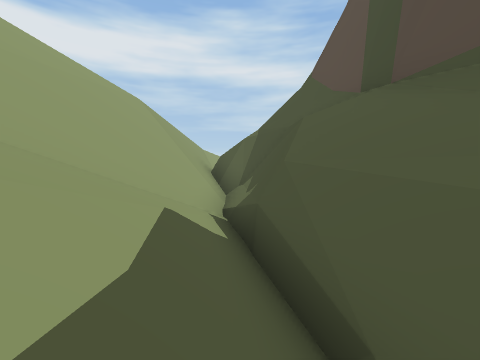
View 1 (above)

18 first-person views from a walk through a Unity game level. The camera is 1.5 m above the floor, looks level and sees 85° across. The floor is counted in squares, 2 m on a side. Each view is taken from the middle of a square. On the plan, view 1 faces up. The plan holds only what a view shows up to about 9 squares ahead; the rest is blank. The place goes on beyond the plan. Some surface patterns are stand-ins.

View 2
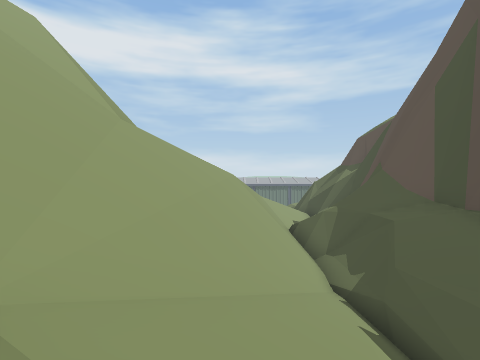

View 3
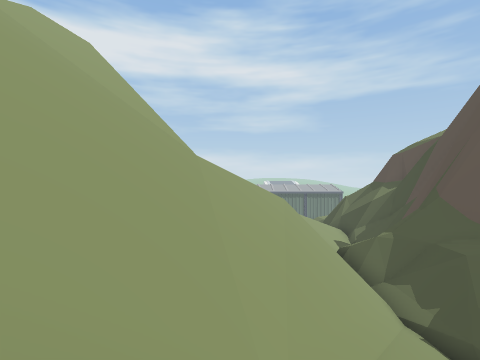

View 4
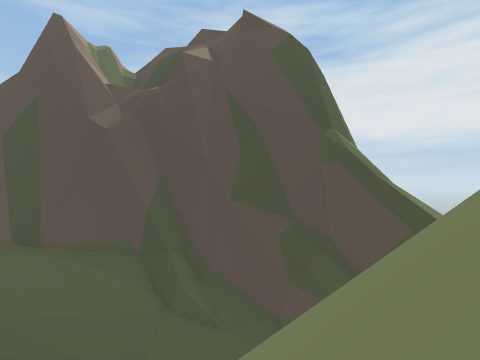

View 5
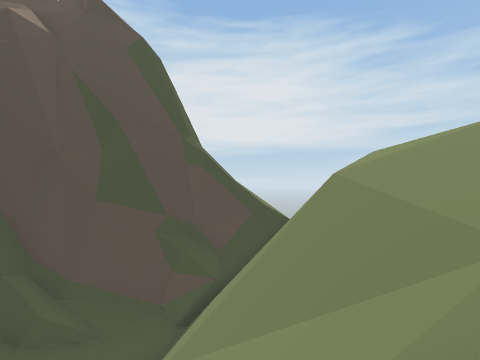

View 6
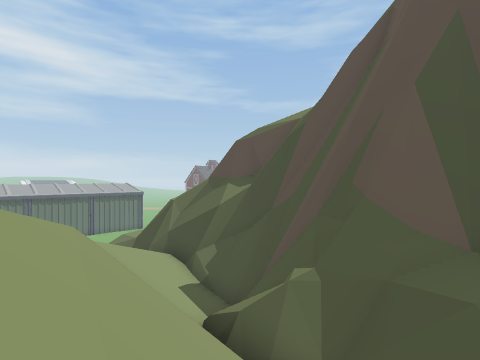

View 7
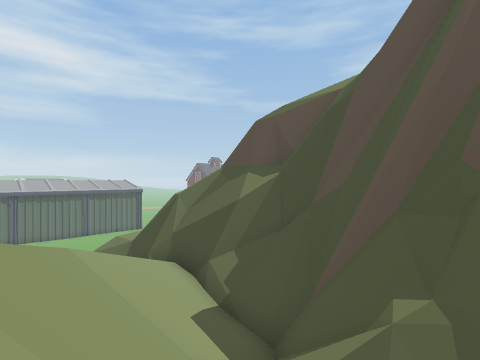

View 8
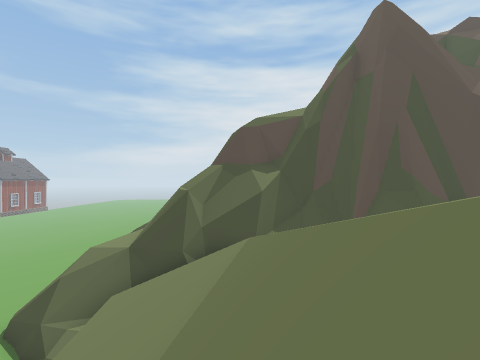

View 9
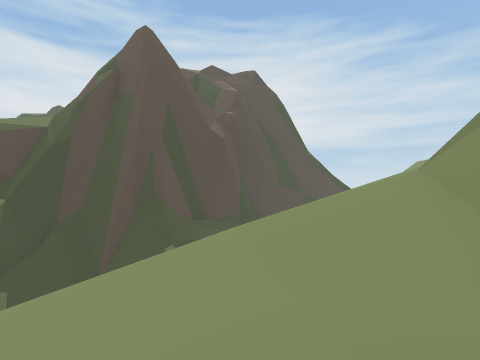

View 10
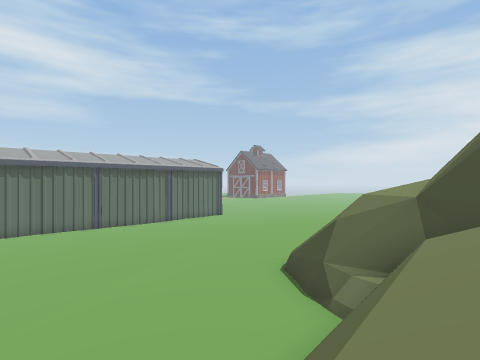

View 11
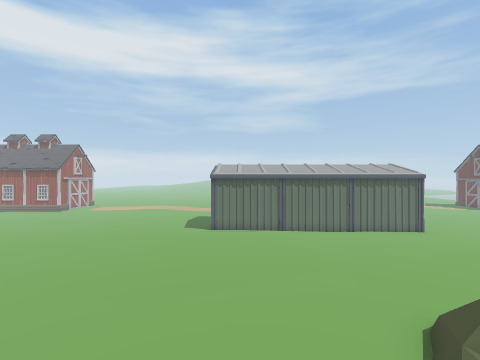

View 12
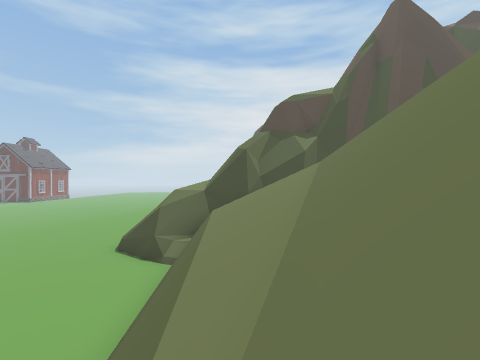

View 13
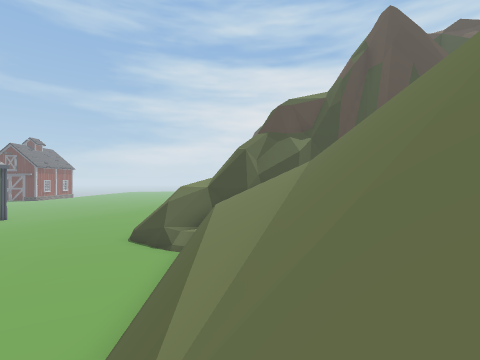

View 14
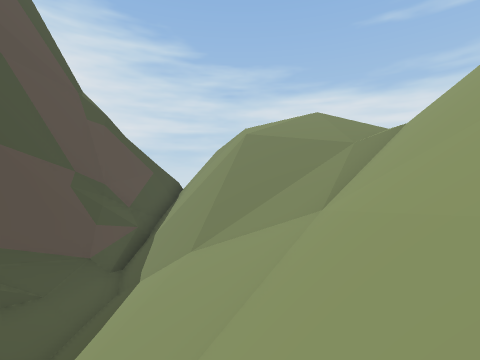

View 15
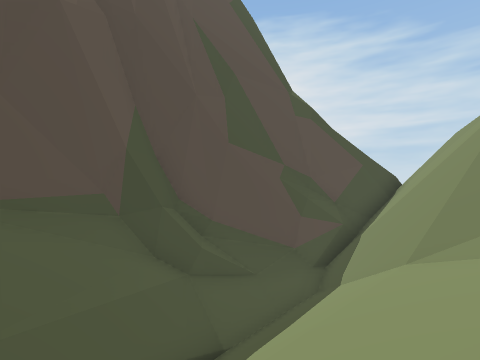

View 16
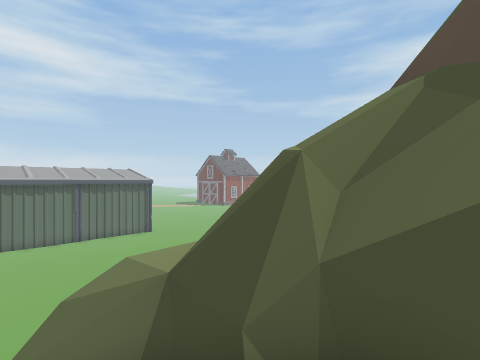

View 17
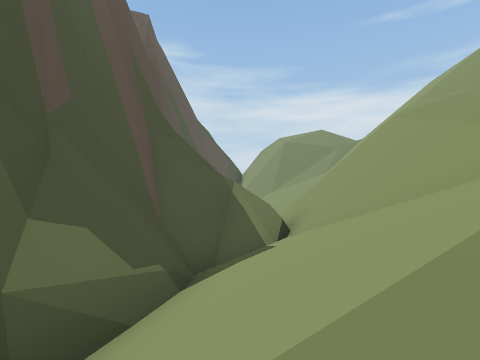

View 18
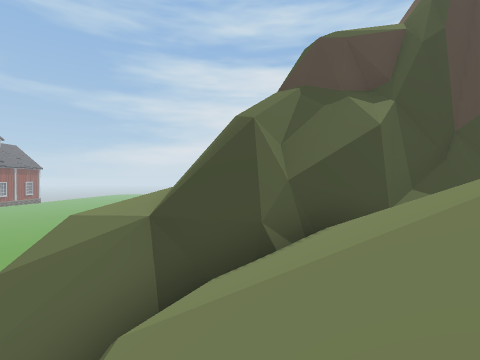

### Floor plan
Key: @ floor where view 1 was taken; # wall or solid block; . main floor; : floor 0.75 m higher than the main floor; / step, stairs or slope; = window, fence, low wall or low ledge; ^ raised ledge; v drop or lower ground.
Columns run from 12 left of view 1 to 4 right of it. Each row starts with its distance up from view 1.
 26        ..
 25       ....
 24       ..... ..
 23 .................
 22 ...............::
 21  .............:::
 20   ............:
 19    .........#
 18     .......##
 17       .==##=##
 16      ##vv/v ##
 15   ///////////#
 14    //////////##
 13     /////////##
 12      /////=//##
 11      /////=//#^
 10       ////#=/#^
  9      =///v#=/#^
  8      ^/////v#=^
  7 //// ^//////##^
  6 //// =///////##^
  5 ////////////=#/^
  4  ///////////#//#
  3   /////////////#
  2    ////////////#^
  1     ///////////#
  0     ////////@//#
 -1     //////////=^
 -2     //////v=//=^
 -3      /////v##/#
 -4      /////vv###
 -5       ///vvv##
 -6       ///vvv=

Positions as (right, up) in squares from view 1, and headings:
1: (0, 0), facing up
2: (-3, -2), facing up
3: (-5, -2), facing up
4: (-6, -2), facing right
5: (-6, 1), facing down-right
6: (-4, 5), facing up-right
7: (-3, 7), facing up-right
8: (-7, 13), facing right
9: (-7, 12), facing down-right
10: (-6, 15), facing up-right
11: (-4, 14), facing up
12: (-9, 15), facing right
13: (-10, 15), facing right
14: (-3, 5), facing down
15: (-3, 4), facing down-right
16: (-1, 13), facing up-right
17: (0, 14), facing down
18: (-3, 15), facing right
